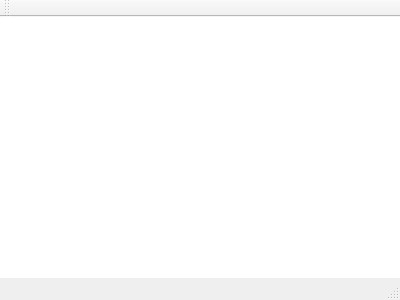
<?xml version="1.0" encoding="UTF-8"?>
<ui version="4.0">
 <class>MainWindow</class>
 <widget class="QMainWindow" name="MainWindow">
  <property name="geometry">
   <rect>
    <x>0</x>
    <y>0</y>
    <width>400</width>
    <height>300</height>
   </rect>
  </property>
  <property name="windowTitle">
   <string>MainWindow</string>
  </property>
  <widget class="QWidget" name="centralWidget">
   <property name="styleSheet">
    <string notr="true">#centralWidget{
background-color:white;
}</string>
   </property>
  </widget>
  <widget class="QMenuBar" name="menuBar">
   <property name="geometry">
    <rect>
     <x>0</x>
     <y>0</y>
     <width>400</width>
     <height>25</height>
    </rect>
   </property>
  </widget>
  <widget class="QToolBar" name="mainToolBar">
   <attribute name="toolBarArea">
    <enum>TopToolBarArea</enum>
   </attribute>
   <attribute name="toolBarBreak">
    <bool>false</bool>
   </attribute>
  </widget>
  <widget class="QStatusBar" name="statusBar"/>
 </widget>
 <layoutdefault spacing="6" margin="11"/>
 <resources/>
 <connections/>
</ui>
